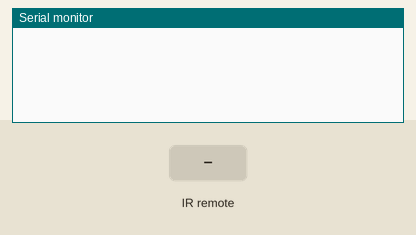
This sketch was run on a simulated Arduino Uno, built with avr-gcc and run on an emulated ATmega328P. Parts: the last lines printed to the serial monitor. The test bench sets the inputs (shaded band).

Above: at 1.2 s.
1.3 s: infrared code 0x18 received
At 2.5 s:
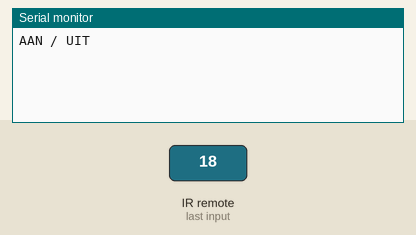
2.8 s: infrared code 0xD received
At 3.9 s:
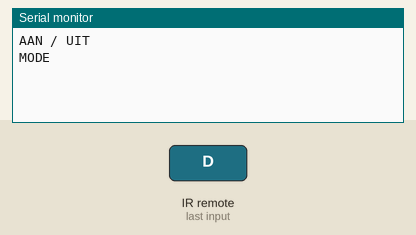
4.3 s: infrared code 0x4 received
At 5.0 s:
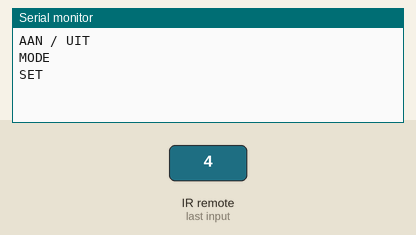
5.8 s: infrared code 0x46 received
At 6.2 s:
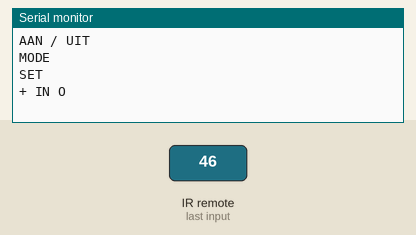
7.3 s: infrared code 0x55 received
At 8.5 s:
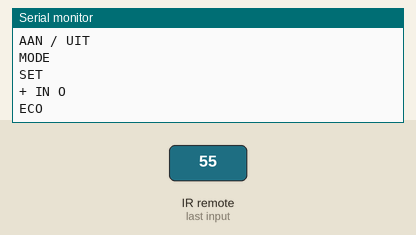
8.8 s: infrared code 0x40 received
At 9.7 s:
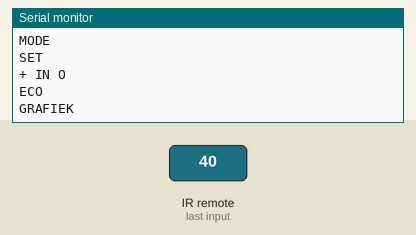

The sketch:

Afstandsbediening.ino
```cpp
#include "IRremote.hpp"

#define IR_RECEIVE_PIN 2

void setup() {
  Serial.begin(9600);
  IrReceiver.begin(IR_RECEIVE_PIN, ENABLE_LED_FEEDBACK);
}

void loop() {
  if (IrReceiver.decode()) {
    uint16_t command = IrReceiver.decodedIRData.command;
    switch (command) {
      case 24:
        Serial.println("AAN / UIT");
        break;
      case 13:
        Serial.println("MODE");
        break;
      case 4:
        Serial.println("SET");
        break;
      case 70:
        Serial.println("+ IN O");
        break;
      case 85:
        Serial.println("ECO");
        break;
      case 22:
        Serial.println("- IN O");
        break;
      case 64:
        Serial.println("GRAFIEK");
        break;
      case 25:
        Serial.println("+");
        break;
      case 23:
        Serial.println("-");
        break;
      case 30:
        Serial.println("WEEK");
        break;
      default:
        Serial.println("UNDEFINED");
    }

    delay(100);
    IrReceiver.resume();
  }
}
```

Measured:
- after the input at 1.3 s, the serial monitor: prints a new line at once (image 1)
- after the input at 2.8 s, the serial monitor: prints a new line at once (image 2)
- after the input at 4.3 s, the serial monitor: prints a new line at once (image 3)
- after the input at 5.8 s, the serial monitor: prints a new line at once (image 4)
- after the input at 7.3 s, the serial monitor: prints a new line at once (image 5)
- after the input at 8.8 s, the serial monitor: prints a new line at once (image 6)
